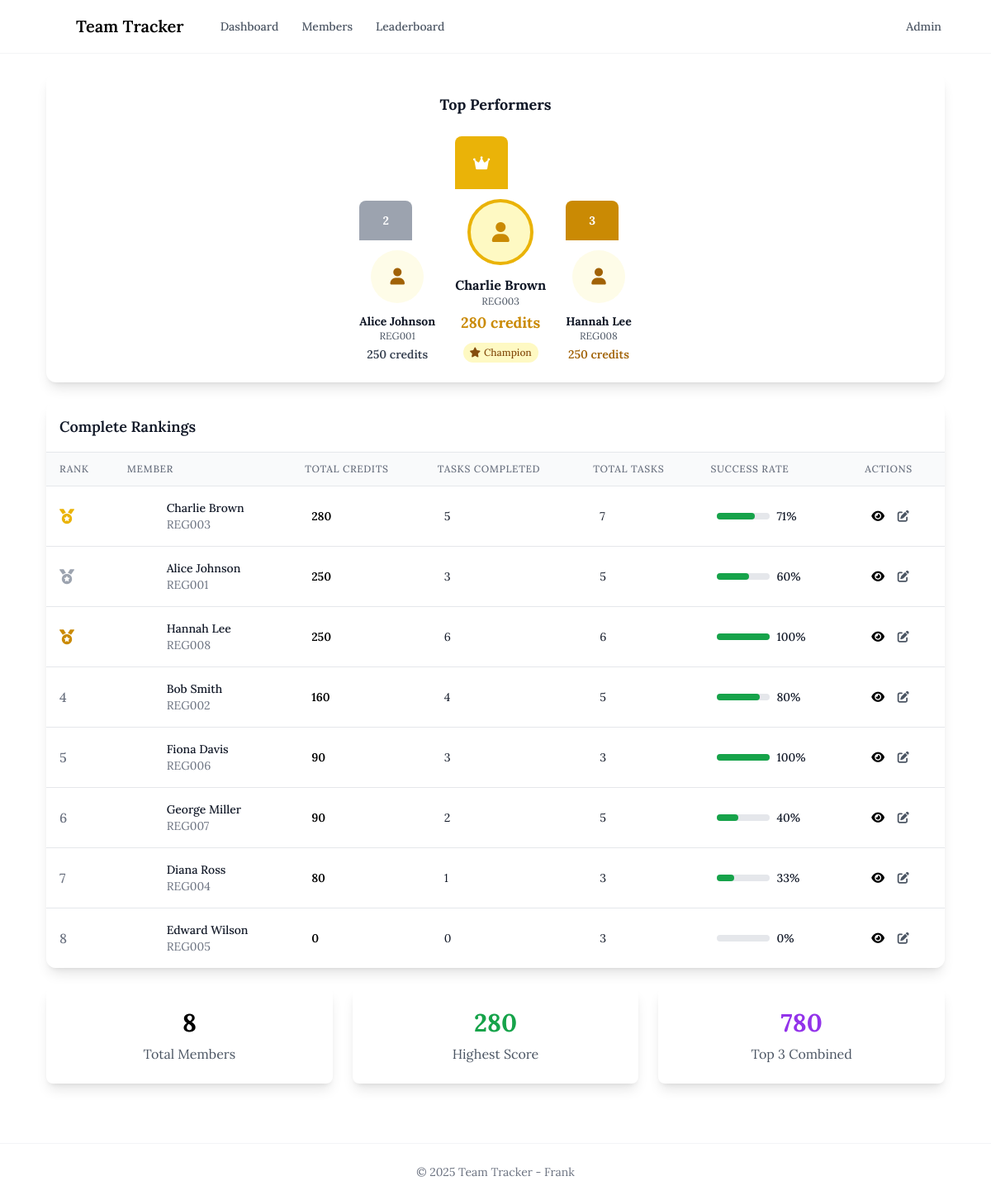
The app's page /leaderboard/, older data.
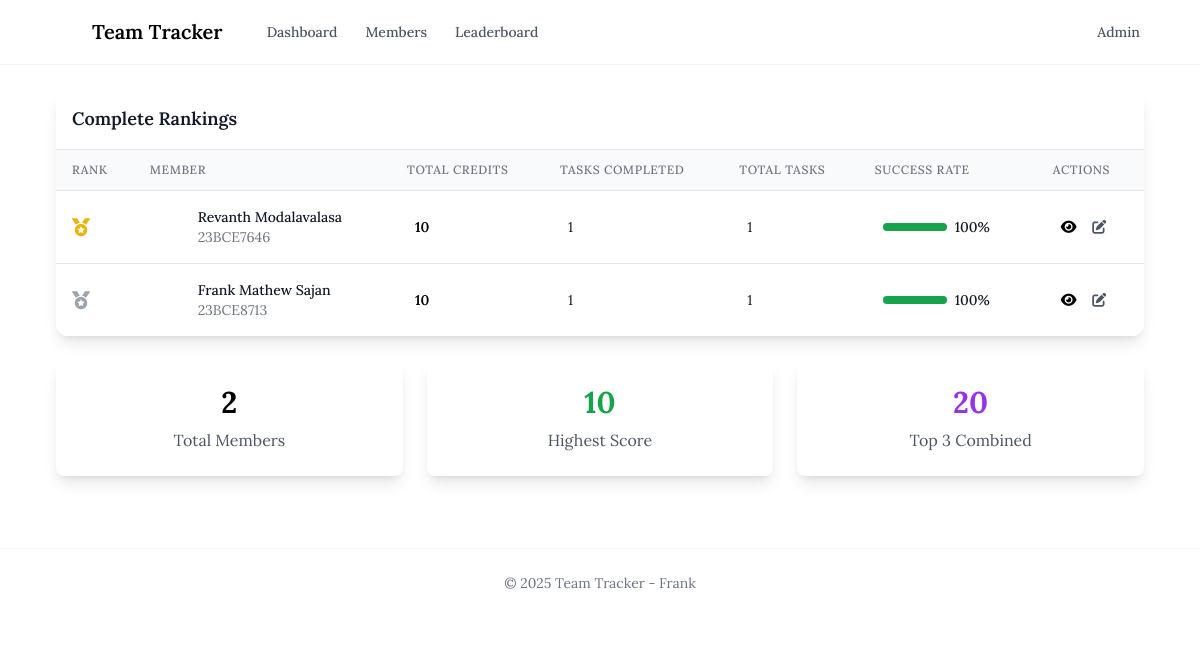
The same page, newer data.
### members/models.py (models this page shows, shortened)
class Member(models.Model):
    name = models.CharField(max_length=100)
    reg_number = models.CharField(max_length=50, unique=True)
    email = models.EmailField(unique=True)
    created_at = models.DateTimeField(auto_now_add=True)
    updated_at = models.DateTimeField(auto_now=True)
    class Meta:
        ordering = ['name']

### members/views.py (the view)
# urls.py: path("leaderboard/", views.leaderboard, name="leaderboard"),
def leaderboard(request):
    members = Member.objects.annotate(
        total_credits=Sum('tasks__credits', filter=Q(tasks__is_completed=True)),
        total_tasks=Count('tasks'),
        completed_tasks=Count('tasks', filter=Q(tasks__is_completed=True))
    ).order_by('-total_credits')
    top_members = list(members[:3])
    first_place = top_members[0] if len(top_members) > 0 else None
    second_place = top_members[1] if len(top_members) > 1 else None
    third_place = top_members[2] if len(top_members) > 2 else None
    context = {
        'members': members,
        'first_place': first_place,
        'second_place': second_place,
        'third_place': third_place,
        'page_title': 'Leaderboard'
    }
    return render(request, "members/leaderboard.html", context)

### templates/members/leaderboard.html (shortened to what the changed rows need)
{% extends 'base.html' %}
{% block content %}
<div class="space-y-6">
    {% if members %}
        {% if members|length >= 3 %}
            <div class="bg-white shadow-lg rounded-xl p-6">
                <h3 class="text-lg font-lora font-bold text-center text-gray-900 mb-6">
                    Top Performers
                </h3>
                <div class="flex justify-center items-end space-x-6">
                    {% if second_place %}
                        <div class="text-center">
                            <div class="w-16 h-12 bg-gray-400 rounded-t-lg flex items-center justify-center mb-3">
                                <span class="text-white font-bold text-sm">2</span>
                            </div>
                            <div class="w-16 h-16 bg-yellow-50 rounded-full flex items-center justify-center mb-3 mx-auto">
                                <i class="fas fa-user text-xl text-yellow-700"></i>
                            </div>
                            <h4 class="font-lora font-bold text-gray-900 text-sm">{{ second_place.name }}</h4>
                            <p class="text-xs text-gray-600">{{ second_place.reg_number }}</p>
                            <p class="text-sm font-semibold text-gray-700 mt-1">{{ second_place.total_credits|default:0 }} credits</p>
                        </div>
                    {% endif %}
                    {% if first_place %}
                        <div class="text-center">
                            <div class="w-16 h-16 bg-yellow-500 rounded-t-lg flex items-center justify-center mb-3">
                                <i class="fas fa-crown text-white text-lg"></i>
                            </div>
                            <div class="w-20 h-20 bg-yellow-100 rounded-full flex items-center justify-center mb-3 mx-auto border-4 border-yellow-500">
                                <i class="fas fa-user text-2xl text-yellow-600"></i>
                            </div>
                            <h4 class="font-lora font-bold text-gray-900 text-base">{{ first_place.name }}</h4>
                            <p class="text-xs text-gray-600">{{ first_place.reg_number }}</p>
                            <p class="text-lg font-lora font-bold text-yellow-600 mt-1">{{ first_place.total_credits|default:0 }} credits</p>
                            <div class="mt-2">
                                <span class="inline-flex items-center px-2 py-1 rounded-full text-xs font-medium bg-yellow-100 text-yellow-800">
                                    <i class="fas fa-star mr-1"></i>
                                    Champion
                                </span>
                            </div>
                        </div>
                    {% endif %}
                    {% if third_place %}
                        <div class="text-center">
                            <div class="w-16 h-12 bg-yellow-600 rounded-t-lg flex items-center justify-center mb-3">
                                <span class="text-white font-bold text-sm">3</span>
                            </div>
                            <div class="w-16 h-16 bg-yellow-50 rounded-full flex items-center justify-center mb-3 mx-auto">
                                <i class="fas fa-user text-xl text-yellow-700"></i>
                            </div>
                            <h4 class="font-lora font-bold text-gray-900 text-sm">{{ third_place.name }}</h4>
                            <p class="text-xs text-gray-600">{{ third_place.reg_number }}</p>
                            <p class="text-sm font-lora font-semibold text-yellow-700 mt-1">{{ third_place.total_credits|default:0 }} credits</p>
                        </div>
                    {% endif %}
                </div>
            </div>
        {% endif %}
        <div class="bg-white shadow-lg rounded-xl overflow-hidden">
            <div class="p-4 border-b border-gray-200">
                <h3 class="text-lg font-lora font-semibold text-gray-900">
                    Complete Rankings
                </h3>
            </div>
            <div class="overflow-x-auto">
                <table class="min-w-full divide-y divide-gray-200">
                    <thead class="bg-gray-50">
                        <tr>
                            <th class="px-4 py-3 text-left text-xs font-lora font-medium text-gray-500 uppercase tracking-wider">Rank</th>
                            <th class="px-4 py-3 text-left text-xs font-lora font-medium text-gray-500 uppercase tracking-wider">Member</th>
                            <th class="px-4 py-3 text-left text-xs font-lora font-medium text-gray-500 uppercase tracking-wider">Total Credits</th>
                            <th class="px-4 py-3 text-left text-xs font-lora font-medium text-gray-500 uppercase tracking-wider">Tasks Completed</th>
                            <th class="px-4 py-3 text-left text-xs font-lora font-medium text-gray-500 uppercase tracking-wider">Total Tasks</th>
                            <th class="px-4 py-3 text-left text-xs font-lora font-medium text-gray-500 uppercase tracking-wider">Success Rate</th>
                            <th class="px-4 py-3 text-left text-xs font-lora font-medium text-gray-500 uppercase tracking-wider">Actions</th>
                        </tr>
                    </thead>
                    <tbody class="bg-white divide-y divide-gray-200">
                        {% for member in members %}
                            <tr class="hover:bg-gray-50 transition-colors duration-200">
                                <td class="px-4 py-4 whitespace-nowrap">
                                    <div class="flex items-center">
                                        {% if forloop.counter <= 3 %}
                                            {% if forloop.counter == 1 %}
                                                <i class="fas fa-medal text-yellow-500 text-lg mr-2"></i>
                                            {% elif forloop.counter == 2 %}
                                                <i class="fas fa-medal text-gray-400 text-lg mr-2"></i>
                                            {% else %}
                                                <i class="fas fa-medal text-yellow-600 text-lg mr-2"></i>
                                            {% endif %}
                                        {% else %}
                                            <span class="text-gray-500 font-lora font-medium mr-4">{{ forloop.counter }}</span>
                                        {% endif %}
                                    </div>
                                </td>
                                <td class="px-4 py-4 whitespace-nowrap">
                                    <div class="flex items-center">
                                        <div class="w-8 h-8 bg-falcon-blue rounded-full flex items-center justify-center">
                                            <i class="fas fa-user text-white text-sm"></i>
                                        </div>
                                        <div class="ml-4">
                                            <div class="text-sm font-medium text-gray-900">{{ member.name }}</div>
                                            <div class="text-sm text-gray-500">{{ member.reg_number }}</div>
                                        </div>
                                    </div>
                                </td>
                                <td class="px-6 py-4 whitespace-nowrap">
                                    <div class="text-sm font-semibold text-falcon-blue">{{ member.total_credits|default:0 }}</div>
                                </td>
                                <td class="px-6 py-4 whitespace-nowrap">
                                    <div class="text-sm text-gray-900">{{ member.completed_tasks|default:0 }}</div>
                                </td>
                                <td class="px-6 py-4 whitespace-nowrap">
                                    <div class="text-sm text-gray-900">{{ member.total_tasks|default:0 }}</div>
                                </td>
                                <td class="px-6 py-4 whitespace-nowrap">
                                    {% if member.total_tasks > 0 %}
                                        {% widthratio member.completed_tasks member.total_tasks 100 as success_rate %}
                                        <div class="flex items-center">
                                            <div class="w-16 bg-gray-200 rounded-full h-2 mr-2">
                                                <div class="bg-green-600 h-2 rounded-full" style="width: {{ success_rate }}%"></div>
                                            </div>
                                            <span class="text-sm font-medium text-gray-900">{{ success_rate }}%</span>
                                        </div>
                                    {% else %}
                                        <span class="text-sm text-gray-500">N/A</span>
                                    {% endif %}
                                </td>
                                <td class="px-6 py-4 whitespace-nowrap text-sm font-medium">
                                    <a href="{% url 'members:member_detail' member.reg_number %}"
                                       class="text-falcon-blue hover:text-falcon-dark mr-3">
                                        <i class="fas fa-eye"></i>
                                    </a>
                                    <a href="/admin/members/member/{{ member.id }}/change/"
                                       class="text-gray-600 hover:text-gray-900">
                                        <i class="fas fa-edit"></i>
                                    </a>
                                </td>
                            </tr>
                        {% endfor %}
                    </tbody>
                </table>
            </div>
        </div>
        <div class="grid grid-cols-1 md:grid-cols-3 gap-6">
            <div class="bg-white shadow-lg rounded-lg p-6 text-center">
                <div class="text-3xl font-bold text-falcon-blue mb-2">{{ members.count }}</div>
                <div class="text-gray-600">Total Members</div>
            </div>
            <div class="bg-white shadow-lg rounded-lg p-6 text-center">
                <div class="text-3xl font-bold text-green-600 mb-2">
                    {% if first_place %}{{ first_place.total_credits|default:0 }}{% else %}0{% endif %}
                </div>
                <div class="text-gray-600">Highest Score</div>
            </div>
            <div class="bg-white shadow-lg rounded-lg p-6 text-center">
                <div class="text-3xl font-bold text-purple-600 mb-2">
                    {% if first_place and second_place and third_place %}
                        {{ first_place.total_credits|default:0|add:second_place.total_credits|default:0|add:third_place.total_credits|default:0 }}
                    {% elif first_place and second_place %}
                        {{ first_place.total_credits|default:0|add:second_place.total_credits|default:0 }}
                    {% elif first_place %}
                        {{ first_place.total_credits|default:0 }}
                    {% else %}0{% endif %}
                </div>
                <div class="text-gray-600">Top 3 Combined</div>
            </div>
        </div>
    {% endif %}
</div>
{% endblock %}

Row changes from the older to the newer data that the page shows:
removed Member: name "Alice Johnson", reg_number "REG001", total_credits "250", completed_tasks "3", total_tasks "5", success_rate "60"
removed Member: name "Charlie Brown", reg_number "REG003", total_credits "280", completed_tasks "5", total_tasks "7", success_rate "71", total_credits|add "780"
removed Member: name "Hannah Lee", reg_number "REG008", total_credits "250", completed_tasks "6", total_tasks "6", success_rate "100"
removed Member: name "Bob Smith", reg_number "REG002", total_credits "160", completed_tasks "4", total_tasks "5", success_rate "80"
removed Member: name "Fiona Davis", reg_number "REG006", total_credits "90", completed_tasks "3", total_tasks "3", success_rate "100"
removed Member: name "George Miller", reg_number "REG007", total_credits "90", completed_tasks "2", total_tasks "5", success_rate "40"
removed Member: name "Diana Ross", reg_number "REG004", total_credits "80", completed_tasks "1", total_tasks "3", success_rate "33"
removed Member: name "Edward Wilson", reg_number "REG005", total_credits "0", completed_tasks "0", total_tasks "3", success_rate "0"
added Member: name "Revanth Modalavalasa", reg_number "23BCE7646", total_credits "10", completed_tasks "1", total_tasks "1", success_rate "100", total_credits|add "20"
added Member: name "Frank Mathew Sajan", reg_number "23BCE8713", total_credits "10", completed_tasks "1", total_tasks "1", success_rate "100"
Text that changed along with them:
{{ members.count }}: "8" → "2"
text no longer shown: "Top Performers 2 credits credits Champion 3 credits"
